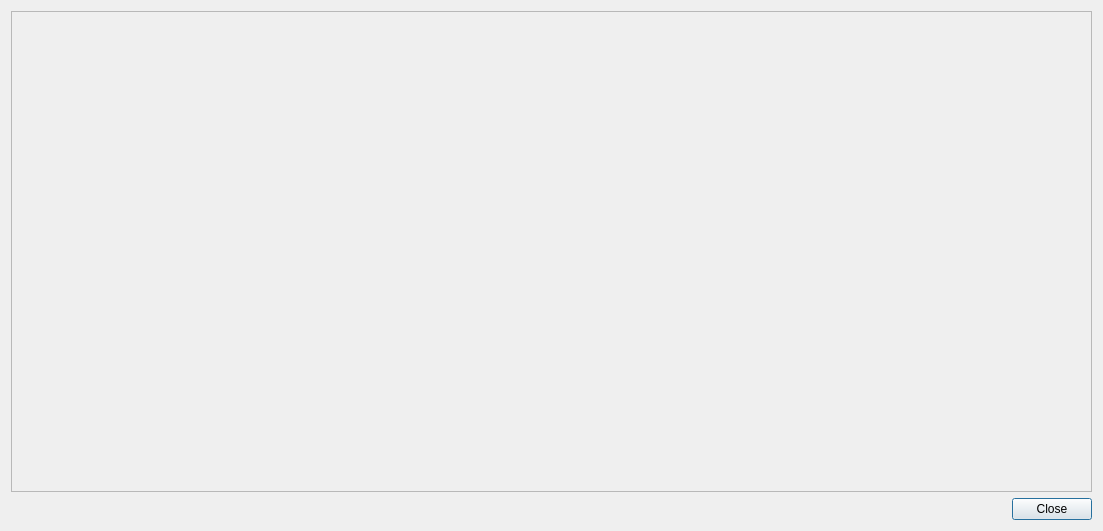
<?xml version="1.0" encoding="UTF-8"?>
<ui version="4.0">
 <class>ConnectionStatistics</class>
 <widget class="QDialog" name="ConnectionStatistics">
  <property name="geometry">
   <rect>
    <x>0</x>
    <y>0</y>
    <width>1103</width>
    <height>531</height>
   </rect>
  </property>
  <property name="windowTitle">
   <string>Dialog</string>
  </property>
  <layout class="QVBoxLayout" name="verticalLayout">
   <item>
    <widget class="QFrame" name="graphFrame">
     <property name="frameShape">
      <enum>QFrame::StyledPanel</enum>
     </property>
     <property name="frameShadow">
      <enum>QFrame::Raised</enum>
     </property>
     <layout class="QHBoxLayout" name="horizontalLayout">
      <property name="spacing">
       <number>0</number>
      </property>
      <property name="leftMargin">
       <number>0</number>
      </property>
      <property name="topMargin">
       <number>0</number>
      </property>
      <property name="rightMargin">
       <number>0</number>
      </property>
      <property name="bottomMargin">
       <number>0</number>
      </property>
      <item>
       <layout class="QVBoxLayout" name="graphLayout">
        <property name="spacing">
         <number>0</number>
        </property>
       </layout>
      </item>
     </layout>
    </widget>
   </item>
   <item>
    <widget class="QDialogButtonBox" name="buttonBox">
     <property name="orientation">
      <enum>Qt::Horizontal</enum>
     </property>
     <property name="standardButtons">
      <set>QDialogButtonBox::Close</set>
     </property>
    </widget>
   </item>
  </layout>
 </widget>
 <resources/>
 <connections>
  <connection>
   <sender>buttonBox</sender>
   <signal>rejected()</signal>
   <receiver>ConnectionStatistics</receiver>
   <slot>reject()</slot>
   <hints>
    <hint type="sourcelabel">
     <x>316</x>
     <y>260</y>
    </hint>
    <hint type="destinationlabel">
     <x>286</x>
     <y>274</y>
    </hint>
   </hints>
  </connection>
  <connection>
   <sender>buttonBox</sender>
   <signal>accepted()</signal>
   <receiver>ConnectionStatistics</receiver>
   <slot>accept()</slot>
   <hints>
    <hint type="sourcelabel">
     <x>248</x>
     <y>254</y>
    </hint>
    <hint type="destinationlabel">
     <x>157</x>
     <y>274</y>
    </hint>
   </hints>
  </connection>
 </connections>
</ui>
